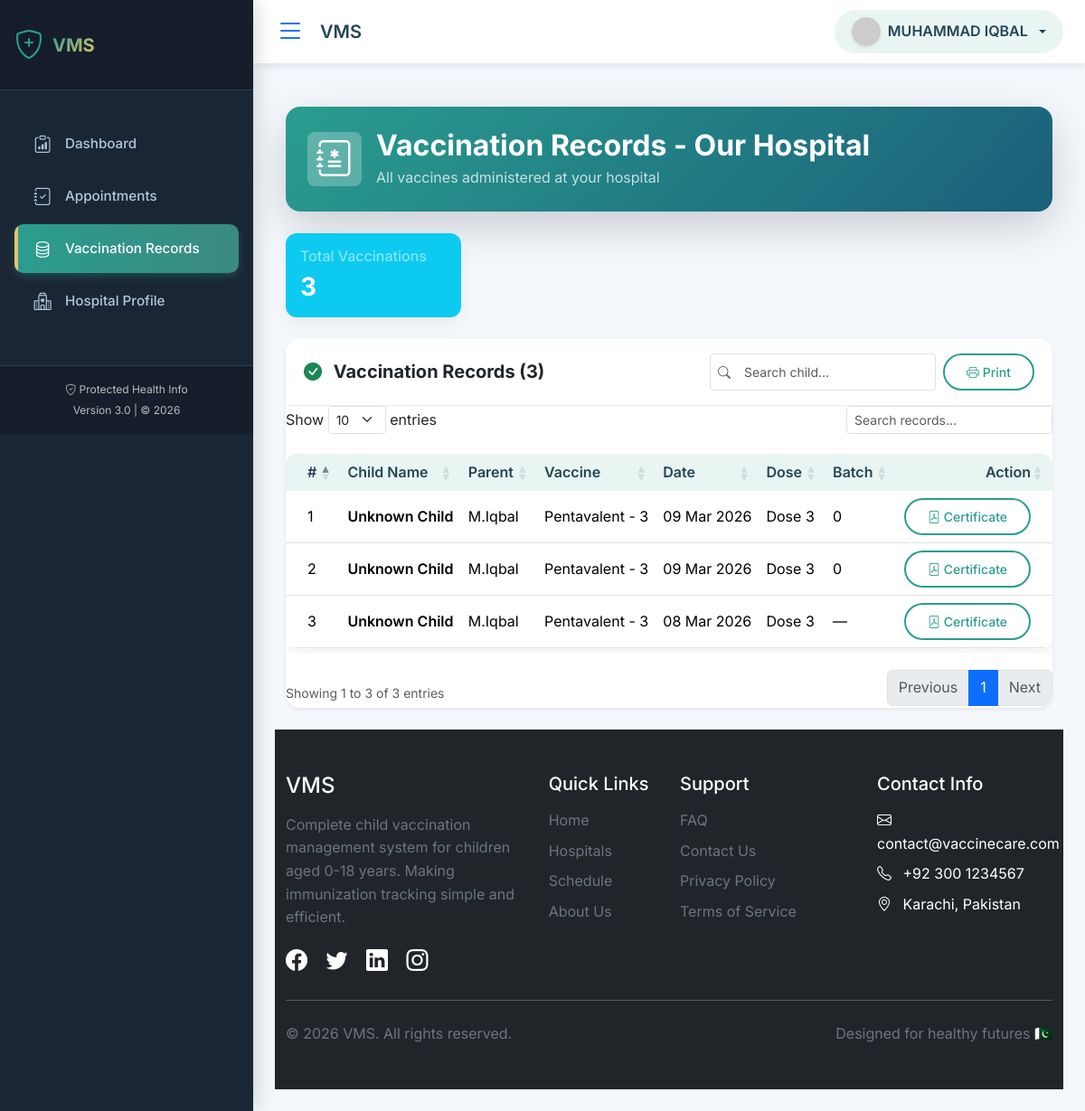
Screenshot of /vaccination_records.php (signed in) with the database file from the repository.
### tables this page shows
CREATE TABLE `vaccination_records` (
  `id` int(11) NOT NULL,
  `child_id` int(11) NOT NULL,
  `vaccine_id` int(11) NOT NULL,
  `hospital_id` int(11) NOT NULL,
  `administered_date` date NOT NULL,
  `dose_number` int(11) NOT NULL,
  `batch_number` varchar(50) DEFAULT NULL,
  `next_due_date` date DEFAULT NULL,
  `administered_by` varchar(100) DEFAULT NULL,
  `notes` text DEFAULT NULL,
  `created_at` timestamp NOT NULL DEFAULT current_timestamp()
);

CREATE TABLE `children` (
  `id` int(11) NOT NULL,
  `parent_id` int(11) NOT NULL,
  `full_name` varchar(100) NOT NULL,
  `date_of_birth` date NOT NULL,
  `gender` enum('male','female','other') NOT NULL,
  `blood_group` varchar(5) DEFAULT NULL,
  `birth_weight` decimal(5,2) DEFAULT NULL,
  `birth_complications` text DEFAULT NULL,
  `is_active` tinyint(1) DEFAULT 1,
  `created_at` timestamp NOT NULL DEFAULT current_timestamp(),
  `updated_at` timestamp NULL DEFAULT NULL ON UPDATE current_timestamp()
);

CREATE TABLE `users` (
  `id` int(11) NOT NULL,
  `full_name` varchar(100) NOT NULL,
  `email` varchar(100) NOT NULL,
  `password` varchar(255) NOT NULL,
  `role` enum('parent','hospital','admin') NOT NULL DEFAULT 'parent',
  `phone` varchar(15) NOT NULL,
  `address` text DEFAULT NULL,
  `status` enum('active','inactive') DEFAULT 'active',
  `last_login` timestamp NULL DEFAULT NULL,
  `remember_token` varchar(255) DEFAULT NULL,
  `created_at` timestamp NOT NULL DEFAULT current_timestamp(),
  `updated_at` timestamp NULL DEFAULT NULL ON UPDATE current_timestamp(),
  `avatar` varchar(255) DEFAULT NULL
);

CREATE TABLE `vaccines` (
  `id` int(11) NOT NULL,
  `vaccine_name` varchar(100) NOT NULL,
  `description` text DEFAULT NULL,
  `age_group` varchar(50) NOT NULL,
  `dose_number` int(11) DEFAULT NULL,
  `is_epi` tinyint(1) DEFAULT 1,
  `is_mandatory` tinyint(1) DEFAULT 1,
  `status` enum('available','unavailable') DEFAULT 'available',
  `notes` text DEFAULT NULL,
  `created_at` timestamp NOT NULL DEFAULT current_timestamp()
);

### vaccination_records.php (the view, shortened to what this page needs)
<?php
require_once 'db_config.php';
$user_id = (int) $_SESSION['user_id'];
$user_role = $_SESSION['user_role'] ?? '';
$hospital_id = null;
$stats = [
    'total' => 0,
    'completed' => 0,
    'pending' => 0,
    'overdue' => 0,
    'coverage' => 0
];
if ($user_role === 'hospital') {
    $hospital_query = "SELECT id FROM hospitals WHERE user_id = ?";
    $hospital_stmt = $conn->prepare($hospital_query);
    $hospital_stmt->bind_param("i", $user_id);
    $hospital_stmt->execute();
    $hospital_result = $hospital_stmt->get_result();
    if ($hospital_result->num_rows > 0) {
        $hospital_data = $hospital_result->fetch_assoc();
        $hospital_id = $hospital_data['id'];
    }
}
$records = [];
if ($user_role === 'hospital' && $hospital_id) {
    $records_query = "SELECT
                        vr.*,
                        v.vaccine_name,
                        v.age_group,
                        v.dose_number,
                        c.full_name as child_name,
                        c.date_of_birth as child_dob,
                        p.user_id as parent_user_id,
                        u.full_name as parent_name,
                        u.phone as parent_phone
                      FROM vaccination_records vr
                      JOIN vaccines v ON vr.vaccine_id = v.id
                      JOIN children c ON vr.child_id = c.id
                      JOIN parents p ON c.parent_id = p.id
                      JOIN users u ON p.user_id = u.id
                      WHERE vr.hospital_id = ?
                      ORDER BY vr.administered_date DESC";
    $records_stmt = $conn->prepare($records_query);
    $records_stmt->bind_param("i", $hospital_id);
    $records_stmt->execute();
    $records_result = $records_stmt->get_result();
    $records = $records_result->fetch_all(MYSQLI_ASSOC);
    $stats['completed'] = count($records);
}
include_once 'header.php';
?>
<div class="container-fluid py-4">
    <div class="row mb-4">
        <div class="col-12">
            <div class="bg-gradient-primary text-white rounded-4 p-4 shadow-lg">
                <div class="d-flex align-items-center">
                    <div class="avatar-circle bg-white bg-opacity-25 p-3 rounded-3 me-3">
                        <i class="bi bi-journal-medical fs-1"></i>
                    </div>
                    <div>
                        <h2 class="fw-bold mb-1">
                            <?php
                            if ($user_role === 'parent') echo 'My Children\'s Vaccination Records';
                            elseif ($user_role === 'hospital') echo 'Vaccination Records - Our Hospital';
                            else echo 'All Vaccination Records';
                            ?>
                        </h2>
                        <p class="mb-0 opacity-75">
                            <?php
                            if ($user_role === 'parent') echo 'Complete history of all vaccines administered to your children';
                            elseif ($user_role === 'hospital') echo 'All vaccines administered at your hospital';
                            else echo 'Complete vaccination records across all hospitals';
                            ?>
                        </p>
                    </div>
                </div>
            </div>
        </div>
    </div>
    <?php if ($user_role === 'hospital' || $user_role === 'admin'): ?>
    <div class="row mb-4">
        <div class="col-md-3">
            <div class="card bg-info text-white">
                <div class="card-body p-3">
                    <h6 class="text-white-50">Total Vaccinations</h6>
                    <h3 class="fw-bold mb-0"><?php echo $stats['completed']; ?></h3>
                </div>
            </div>
        </div>
    </div>
    <?php endif; ?>
    <?php if (count($records) > 0): ?>
        <div class="card border-0 shadow-sm rounded-4">
            <div class="card-header bg-white py-3 d-flex flex-wrap justify-content-between align-items-center gap-3">
                <h5 class="fw-bold mb-0">
                    <i class="bi bi-check-circle-fill text-success me-2"></i>
                    Vaccination Records (<?php echo count($records); ?>)
                </h5>
                <div class="d-flex gap-2">
                    <div class="input-group input-group-sm" style="width: 250px;">
                        <span class="input-group-text bg-white border-end-0"><i class="bi bi-search text-muted"></i></span>
                        <input type="text" id="recordSearch" class="form-control border-start-0" placeholder="Search child...">
                    </div>
                    <button class="btn btn-sm btn-outline-primary text-nowrap" onclick="window.print()">
                        <i class="bi bi-printer"></i> Print
                    </button>
                </div>
            </div>
            <div class="card-body p-0">
                <div class="table-responsive">
                    <table class="table table-hover mb-0">
                        <thead class="bg-light">
                            <tr>
                                <?php if ($user_role === 'parent'): ?>
                                    <th class="ps-4">#</th>
                                    <th>Vaccine</th>
                                    <th>Age Group</th>
                                    <th>Dose</th>
                                    <th>Date</th>
                                    <th>Hospital</th>
                                    <th>Batch</th>
                                    <th class="text-end pe-4">Certificate</th>
                                <?php elseif ($user_role === 'hospital'): ?>
                                    <th class="ps-4">#</th>
                                    <th>Child Name</th>
                                    <th>Parent</th>
                                    <th>Vaccine</th>
                                    <th>Date</th>
                                    <th>Dose</th>
                                    <th>Batch</th>
                                    <th class="text-end pe-4">Action</th>
                                <?php endif; ?>
                            </tr>
                        </thead>
                        <tbody>
                            <?php foreach ($records as $index => $record): ?>
                            <tr>
                                <?php if ($user_role === 'parent'): ?>
                                    <td class="ps-4"><?php echo $index + 1; ?></td>
                                    <td><span class="fw-semibold"><?php echo $record['vaccine_name']; ?></span></td>
                                    <td><?php echo $record['age_group']; ?></td>
                                    <td>Dose <?php echo $record['dose_number']; ?></td>
                                    <td><?php echo date('d M Y', strtotime($record['administered_date'])); ?></td>
                                    <td><?php echo htmlspecialchars($record['hospital_name']); ?></td>
                                    <td><?php echo $record['batch_number'] ?? '—'; ?></td>
                                    <td class="text-end pe-4">
                                        <a href="certificate.php?id=<?php echo $record['id']; ?>"
                                           target="_blank"
                                           class="btn btn-sm btn-outline-primary"
                                           title="Download Certificate">
                                            <i class="bi bi-file-pdf"></i> Certificate
                                        </a>
                                    </td>
                                <?php elseif ($user_role === 'hospital'): ?>
                                    <td class="ps-4"><?php echo $index + 1; ?></td>
                                    <td><span class="fw-semibold"><?php echo htmlspecialchars($record['child_name']); ?></span></td>
                                    <td><?php echo htmlspecialchars($record['parent_name']); ?></td>
                                    <td><?php echo $record['vaccine_name']; ?></td>
                                    <td><?php echo date('d M Y', strtotime($record['administered_date'])); ?></td>
                                    <td>Dose <?php echo $record['dose_number']; ?></td>
                                    <td><?php echo $record['batch_number'] ?? '—'; ?></td>
                                    <td class="text-end pe-4">
                                        <a href="certificate.php?id=<?php echo $record['id']; ?>" target="_blank" class="btn btn-sm btn-outline-primary" title="Certificate">
                                            <i class="bi bi-file-pdf"></i> Certificate
                                        </a>
                                    </td>
                                <?php endif; ?>
                            </tr>
                            <?php endforeach; ?>
                        </tbody>
                    </table>
                </div>
            </div>
        </div>
    <?php endif; ?>
</div>
<?php include_once 'footer.php'; ?>

### header.php (style rules this page uses)
:root { --primary: #2A9D8F; --primary-dark: #1a5f7a; --primary-light: #e8f5f3; --primary-gradient: linear-gradient(135deg, #2A9D8F, #1a5f7a); --secondary: #E9C46A; --secondary-dark: #d4a517; --secondary-light: #fcf2de; --success: #2A9D8F; --warning: #E9C46A; --danger: #E76F51; --info: #4A90E2; --dark: #264653; --gray: #6c757d; --light-gray: #e9ecef; --lighter-gray: #f8f9fa; --white: #ffffff; --sidebar-bg: #1a2634; --sidebar-hover: #2c3e50; --sidebar-active: #2A9D8F; --sidebar-text: #b4c6e0; --sidebar-text-active: #ffffff; --sidebar-border: #2c3e50; --header-bg: #ffffff; --header-text: #264653; --header-shadow: 0 2px 10px rgba(0,0,0,0.1); --border-radius: 12px; --box-shadow: 0 8px 20px rgba(0,0,0,0.05); --transition: all 0.3s ease; --body-bg: #f4f7fc; }
* { margin: 0; padding: 0; box-sizing: border-box; }
body { font-family: 'Inter', sans-serif; background-color: var(--body-bg); color: var(--dark); line-height: 1.6; min-height: 100vh; overflow-x: hidden; }
.card { border: none; border-radius: var(--border-radius); box-shadow: var(--box-shadow); transition: var(--transition); overflow: hidden; }
.card-header { background: transparent; border-bottom: 1px solid var(--light-gray); padding: 1rem 1.25rem; font-weight: 600; }
.table { background: var(--white); border-radius: var(--border-radius); overflow: hidden; box-shadow: var(--box-shadow); }
.table thead th { background: var(--primary-light); color: var(--dark); font-weight: 600; border-bottom: none; }
.btn-outline-primary { border: 2px solid var(--primary); color: var(--primary); border-radius: 25px; padding: 0.5rem 1.5rem; font-weight: 500; transition: var(--transition); }
.bg-gradient-primary { background: var(--primary-gradient); }

### vaccination_records.php (style rules this page uses)
.bg-gradient-primary { background: linear-gradient(135deg, #2A9D8F, #1a5f7a); }
.avatar-circle { width: 60px; height: 60px; display: flex; align-items: center; justify-content: center; }
.table td { vertical-align: middle; }

### rows the page displays
vaccination_records: child.full_name "Unknown Child", users.full_name "M.Iqbal", vaccine.vaccine_name "Pentavalent - 3", administered_date "09 Mar 2026", vaccine.dose_number "3", batch_number "0"
vaccination_records: child.full_name "Unknown Child", users.full_name "M.Iqbal", vaccine.vaccine_name "Pentavalent - 3", administered_date "09 Mar 2026", vaccine.dose_number "3", batch_number "0"
vaccination_records: child.full_name "Unknown Child", users.full_name "M.Iqbal", vaccine.vaccine_name "Pentavalent - 3", administered_date "08 Mar 2026", vaccine.dose_number "3", batch_number "—"

### other values shown
getSetting('site_name', 'VaccineCare') "VMS"
$user_name "MUHAMMAD IQBAL"
$stats['completed'] "3"
count($records) "3"
getSetting('contact_email', 'info@vaccinecare.com') "contact@vaccinecare.com"
getSetting('contact_phone', '+92 300 1234567') "+92 300 1234567"
